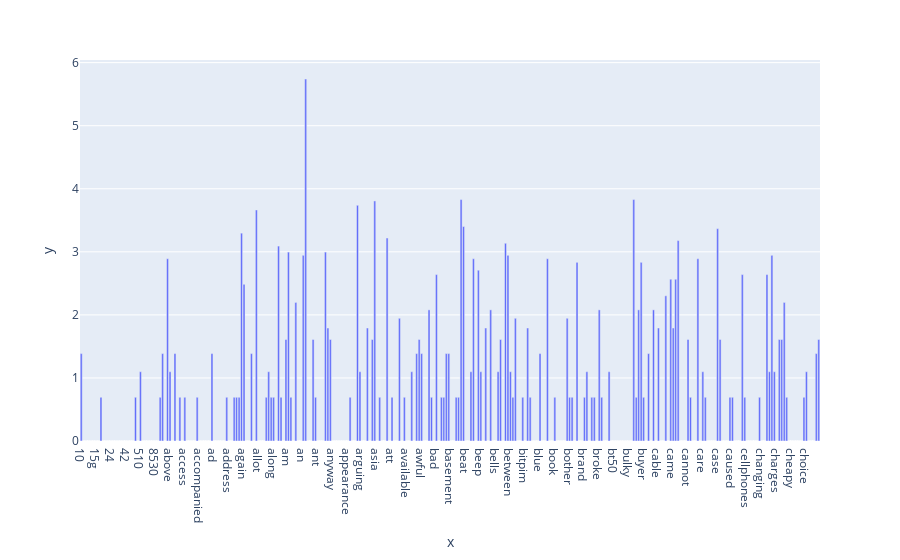

Here is the notebook cell this chart was saved with:
### Code cell
import math
term_frequencies_log = [math.log(i) for i in term_frequencies]

fig = px.bar(x=count_vect.get_feature_names_out()[:300],
             y=term_frequencies_log[:300])
fig.show()

### Figure 1 — Plotly figure (JSON) as saved in the notebook; plotly's stock layout.template omitted (floating-point values rounded to 4 significant figures; data arrays with more than 128 entries replaced by an {"elided": "..."} marker saying what was removed)
{"data": [{"alignmentgroup": "True", "hovertemplate": "x=%{x}<br>y=%{y}<extra></extra>", "legendgroup": "", "marker": {"color": "#636efa", "pattern": {"shape": ""}}, "name": "", "offsetgroup": "", "orientation": "v", "showlegend": false, "textposition": "auto", "type": "bar", "x": {"elided": "300 str values"}, "xaxis": "x", "y": {"elided": "300 float values"}, "yaxis": "y"}], "layout": {"barmode": "relative", "legend": {"tracegroupgap": 0}, "margin": {"t": 60}, "xaxis": {"anchor": "y", "domain": [0, 1], "title": {"text": "x"}}, "yaxis": {"anchor": "x", "domain": [0, 1], "title": {"text": "y"}}}}
